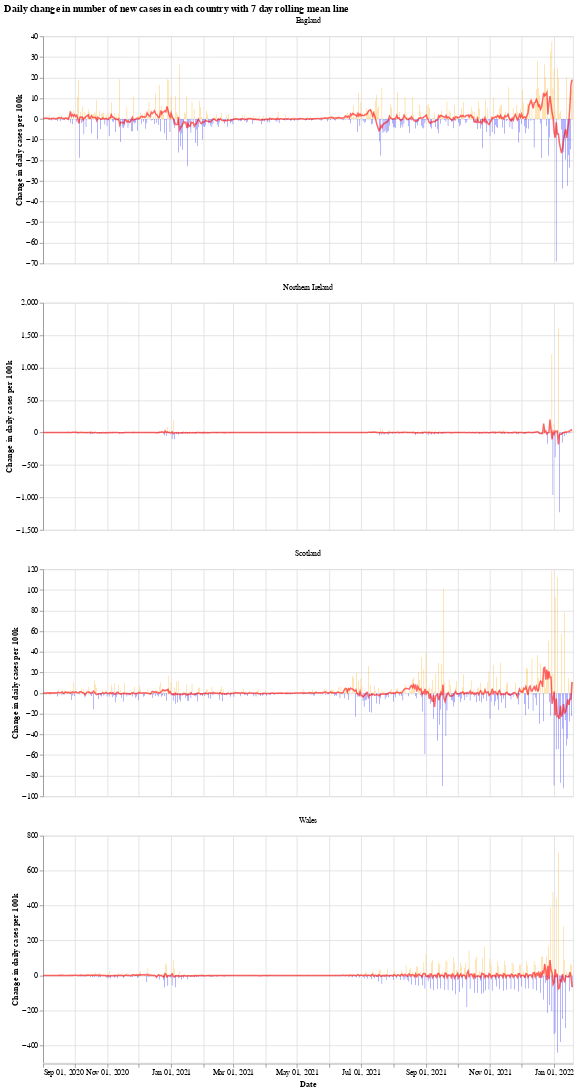

The notebook cell saved with this chart:
### Markdown cell above
We will use the Python library `Altair` for visualising the data, see the [altair docs](https://altair-viz.github.io/) for more information.

First we have a graph which shows the daily change in the number of new cases for each country. This number jumps up and down all over the place, which is likely due to delay in reporting of new cases over the weekend. Another interesting thing is that it looks like the daily cases in Wales experienced a much shorter period of calm over the summer (calm in the sense of daily cases not jumping up and down).

The orange bars are days when the number of new cases (per 100k population) was more than the previous day, while the blue are days when the number of new cases dropped. The red line is the 7 day moving average. 

When the moving average line is below 0, it means that there is a consistent drop in new cases. We can see this clearly happening around the times that lockdowns were introduced (though, to varying degrees). I will update the graphs soon with a marker of when each lockdown started.

### Code cell
# collapse
import altair as alt

bars = alt.Chart(uk_cases).mark_bar().encode(
    x=alt.X("yearmonthdate(date):T", axis=alt.Axis(title='Date')),
    y=alt.Y("casesChangeRate:Q", axis=alt.Axis(title='Change in daily cases per 100k')),
    tooltip='casesChange',
    color=alt.condition(
        alt.datum.casesChangeRate > 0,
        alt.value("orange"),  # The positive color
        alt.value("blue")  # The negative color
    )
).properties(title='Daily change in number of new cases with 7 day rolling mean',width=700).interactive()

line = alt.Chart(uk_cases).mark_line(
    color='red',
    size=2,
    opacity=0.6
).transform_window(
    rolling_mean='mean(casesChangeRate)',
    frame=[0, 7],
    groupby=['areaName']
).encode(
    x='yearmonthdate(date):T',
    y='rolling_mean:Q'
)

alt.layer(bars, line, data=uk_cases).facet(alt.Column(
    'areaName', title=''), columns=1).resolve_scale(y='independent').properties(title='Daily change in number of new cases in each country with 7 day rolling mean line')

### Figure 1 — Vega-Lite specification as saved in the notebook (floating-point values rounded to 4 significant figures; data arrays with more than 128 entries replaced by an {"elided": "..."} marker saying what was removed)
{"config": {"view": {"continuousWidth": 400, "continuousHeight": 300}}, "data": {"name": "data-84da33ca646a84106f69ceb867337864"}, "facet": {"type": "nominal", "field": "areaName", "title": ""}, "spec": {"layer": [{"mark": "bar", "encoding": {"color": {"condition": {"value": "orange", "test": "(datum.casesChangeRate > 0)"}, "value": "blue"}, "tooltip": {"type": "quantitative", "field": "casesChange"}, "x": {"type": "temporal", "axis": {"title": "Date"}, "field": "date", "timeUnit": "yearmonthdate"}, "y": {"type": "quantitative", "axis": {"title": "Change in daily cases per 100k"}, "field": "casesChangeRate"}}, "selection": {"selector001": {"type": "interval", "bind": "scales", "encodings": ["x", "y"]}}, "title": "Daily change in number of new cases with 7 day rolling mean", "width": 700}, {"mark": {"type": "line", "color": "red", "opacity": 0.6, "size": 2}, "encoding": {"x": {"type": "temporal", "field": "date", "timeUnit": "yearmonthdate"}, "y": {"type": "quantitative", "field": "rolling_mean"}}, "transform": [{"window": [{"op": "mean", "field": "casesChangeRate", "as": "rolling_mean"}], "frame": [0, 7], "groupby": ["areaName"]}]}]}, "columns": 1, "resolve": {"scale": {"y": "independent"}}, "title": "Daily change in number of new cases in each country with 7 day rolling mean line", "$schema": "https://vega.github.io/schema/vega-lite/v4.8.1.json", "datasets": {"data-84da33ca646a84106f69ceb867337864": {"elided": "2020 records"}}}
